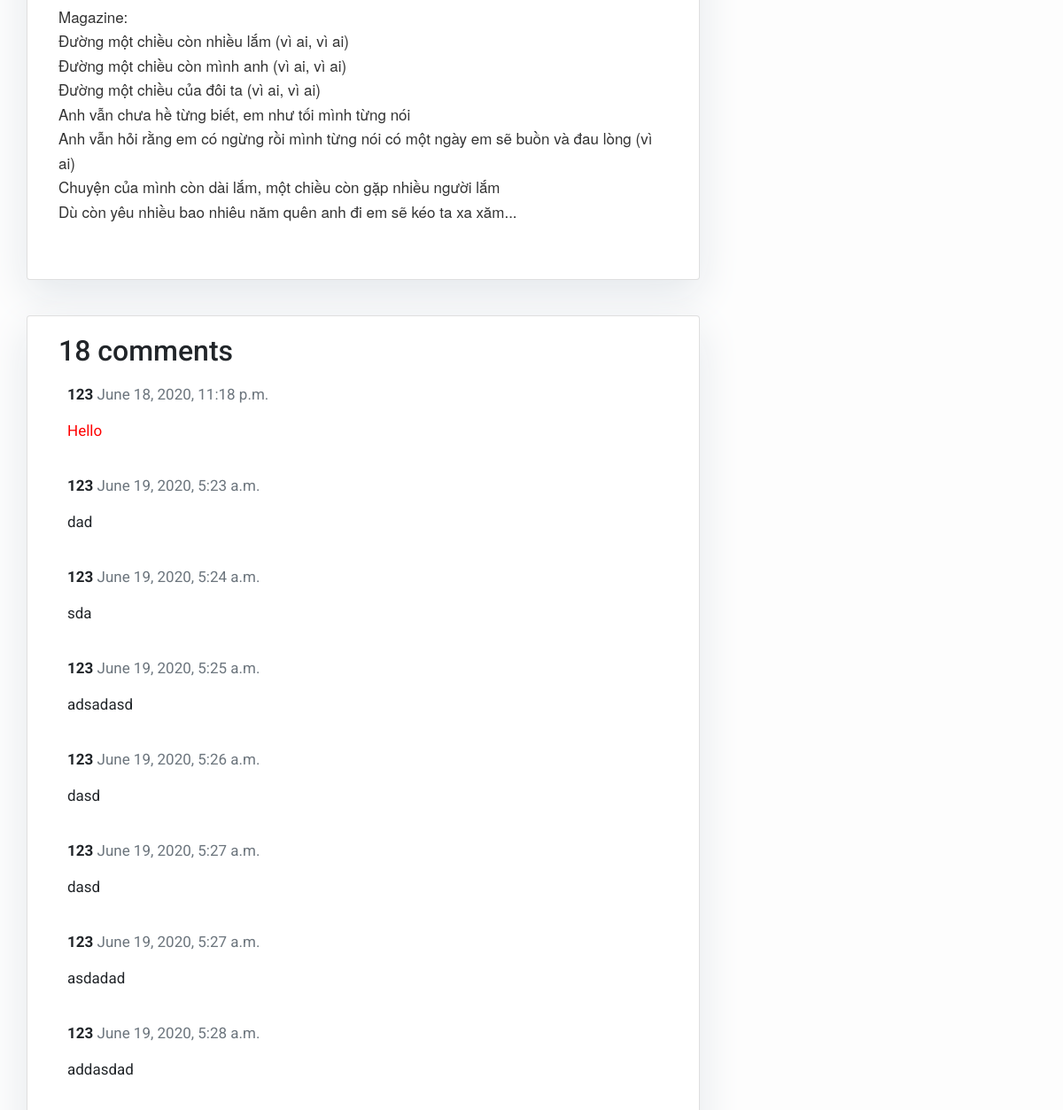
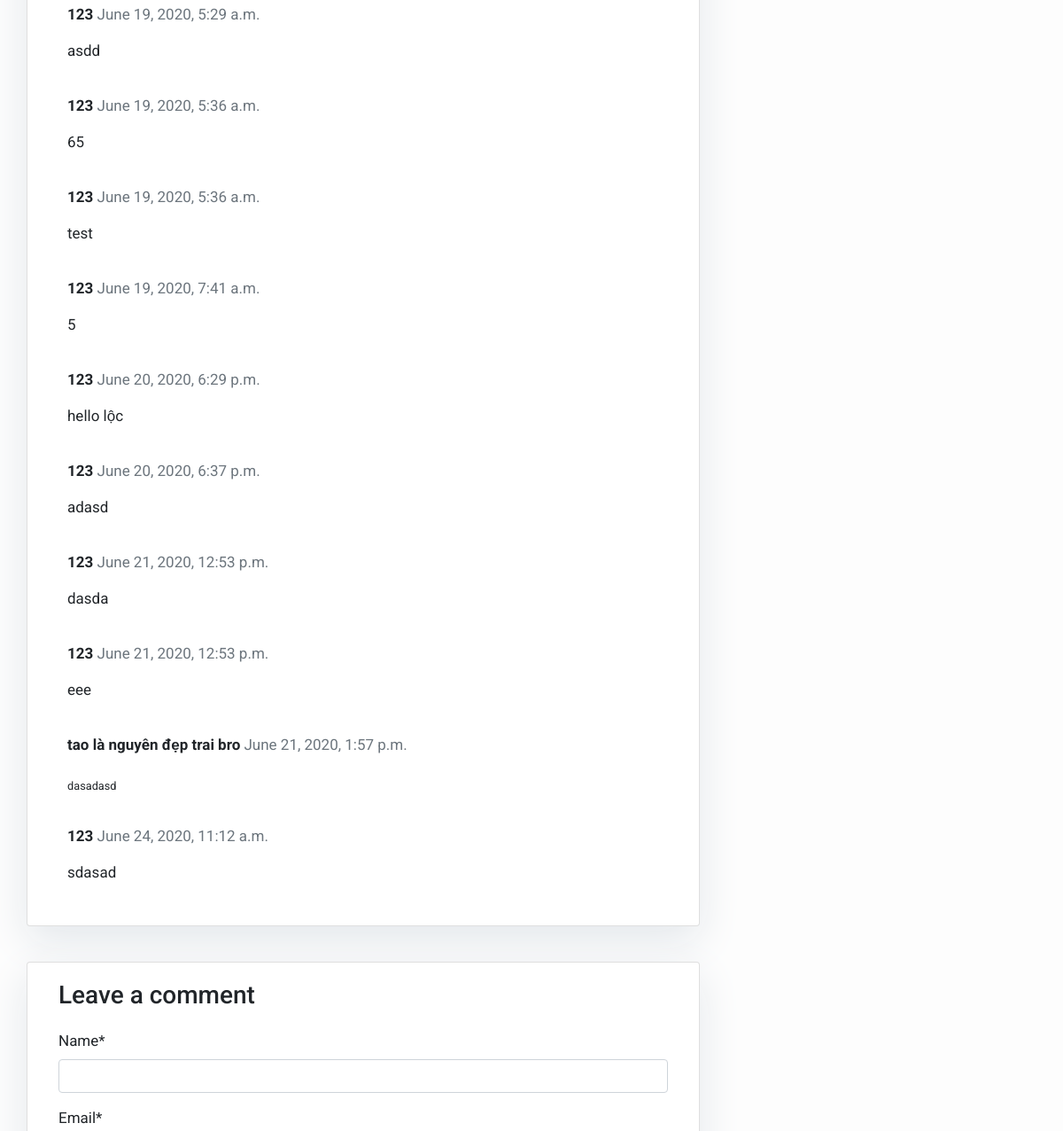
The page /duong1chieulyric/ (middle part) on the database as committed earlier (2 pictures, top to bottom).
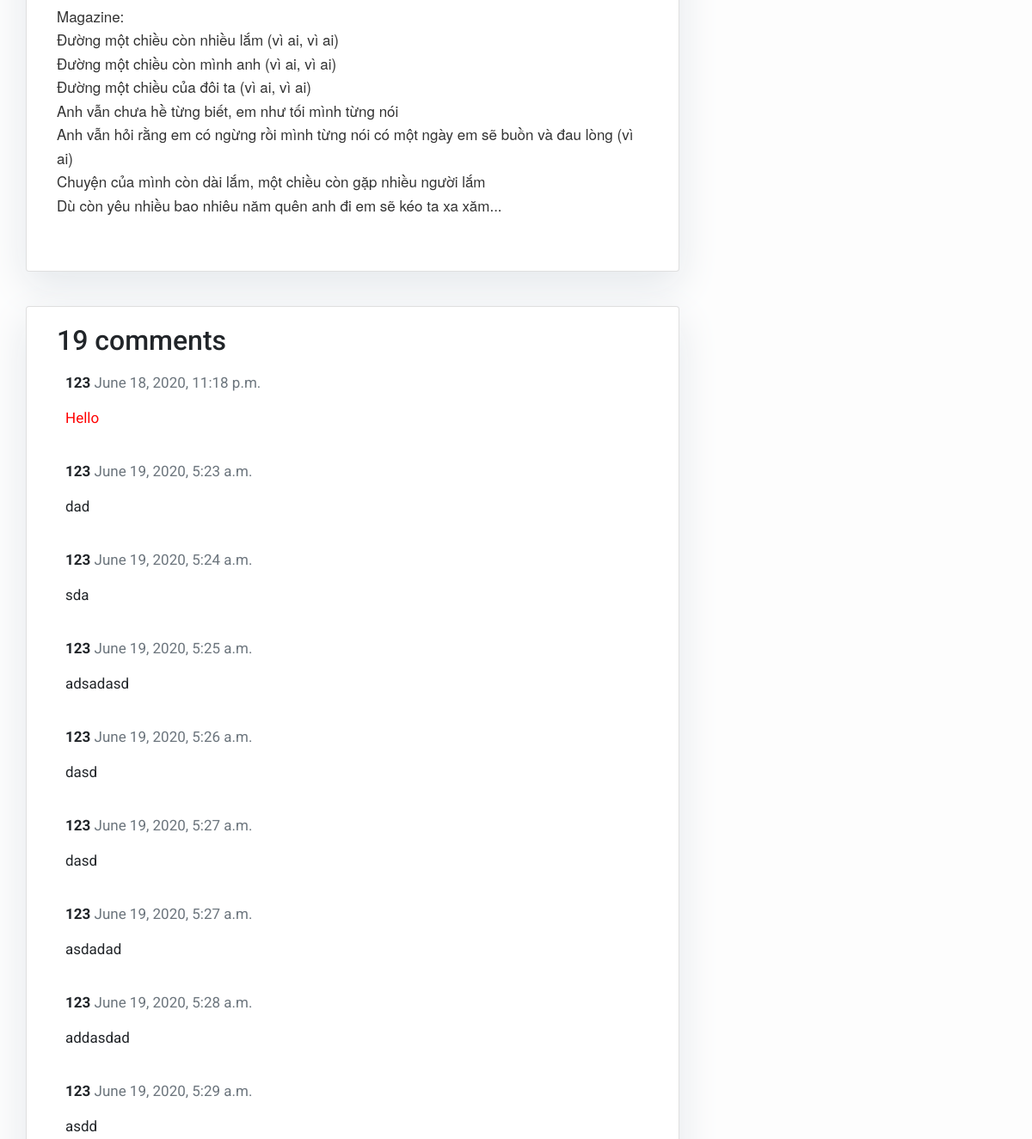
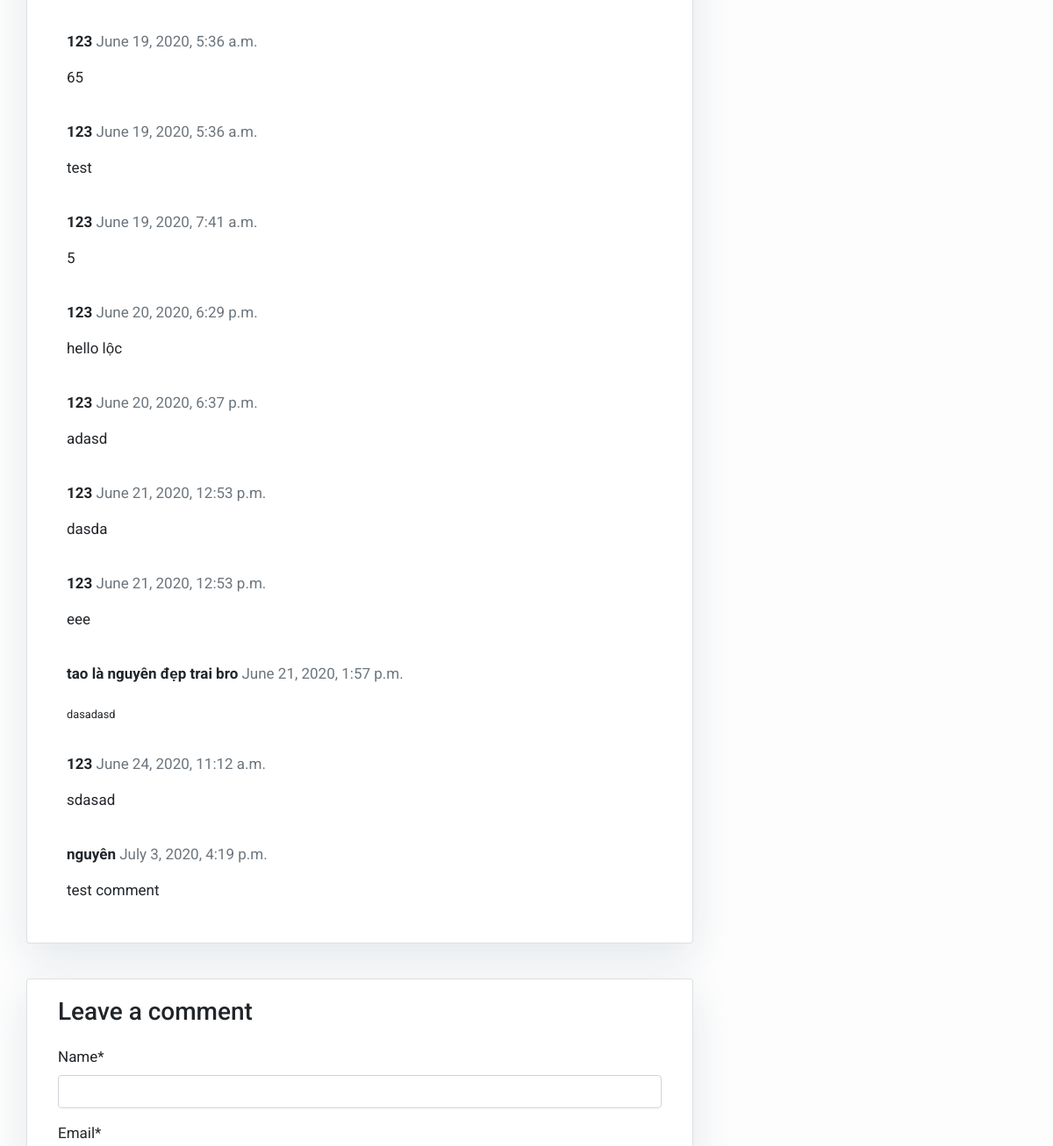
The same page on the database as committed later (2 pictures, top to bottom).
### blog/models.py (models this page shows, shortened)
class Comment(models.Model):
    post = models.ForeignKey(Post, on_delete=models.CASCADE, related_name='comments')
    name = models.CharField(max_length=80)
    email = models.EmailField()
    body = models.TextField()
    created_on = models.DateTimeField(auto_now_add=True)
    active = models.BooleanField(default=True)
    class Meta:
        ordering = ['created_on']

### blog/views.py (the view)
# urls.py: path('<slug:slug>/', views.post_detail, name='post_detail'),
def post_detail(request, slug):
    template_name = 'post_detail.html'
    post = get_object_or_404(Post, slug=slug)
    comments = post.comments.filter(active=True)
    new_comment = None
    if request.method == 'POST':
        comment_form = CommentForm(data=request.POST)
        if comment_form.is_valid() and request.POST.get('name'):
            new_comment = comment_form.save(commit=False)
            new_comment.post = post
            new_comment.save()
            messages.success(request, 'Successfully')
            return redirect('/' + slug)
    else:
        comment_form = CommentForm()
    return render(request, template_name, {'post': post,
                                           'comments': comments,
                                           'new_comment': new_comment,
                                           'comment_form': comment_form})

### blog/forms.py
class CommentForm(forms.ModelForm):
    class Meta:
        model = Comment
        widgets = {'body': SummernoteWidget()}
        fields = ('name', 'email', 'body')

### templates/post_detail.html (shortened to what this page needs)
{% extends 'base.html' %} {% block content %}
{% load crispy_forms_tags %}
<div class="container">
    <div class="row">
        <div class="col-md-8 card mb-4  mt-3 left  top">
            <div class="card-body">
                <p class="card-text ">{% autoescape off %}{{ post.content|linebreaks  }}{% endautoescape %}</p>
            </div>
        </div>
        {% block sidebar %} {% include 'sidebar.html' %} {% endblock sidebar %}
        <div class="col-md-8 card mb-4  mt-3 ">
            <div class="card-body">
                <h2>{{ comments.count }} comments</h2>
                {% for comment in comments %}
                <div class="comments" style="padding: 10px;">
                    <p class="font-weight-bold">
                        {{ comment.name }}
                        <span class=" text-muted font-weight-normal">{{ comment.created_on }}</span>
                    </p>
                    {% autoescape off %}{{ comment.body }}{% endautoescape %}
                </div>
                {% endfor %}
            </div>
        </div>
        <div class="col-md-8 card mb-4  mt-3 ">
            <div class="card-body">
                {% if messages %}
                {% for message in messages %}
                {% if message.level == DEFAULT_MESSAGE_LEVELS.SUCCESS %}
                <div class="toast-container"></div>
                <script> setToast("Successfully","success")</script>
                <h3>Leave a comment</h3>
                <form method="post" style="margin-top: 1.3em;">
                    {{ comment_form | crispy }}
                    {% csrf_token %}
                    <button type="submit" class="btn btn-primary  btn-lg">Submit</button>
                </form>
                </div>
                {% endif %}
                {% endfor %}
                {% else %}
                <h3>Leave a comment</h3>
                <form method="post" style="margin-top: 1.3em;">
                    {{ comment_form | crispy }}
                </form>
                {% endif %}
            </div>
        </div>
    </div>
</div>
{% endblock content %}

Rows that differ between the two databases and show on the page:
added Comment: name "nguyên", created_on "July 3, 2020, 4:19 p.m.", body "test comment"
Other text that changed with them:
{{ comments.count }}: "18" → "19"
